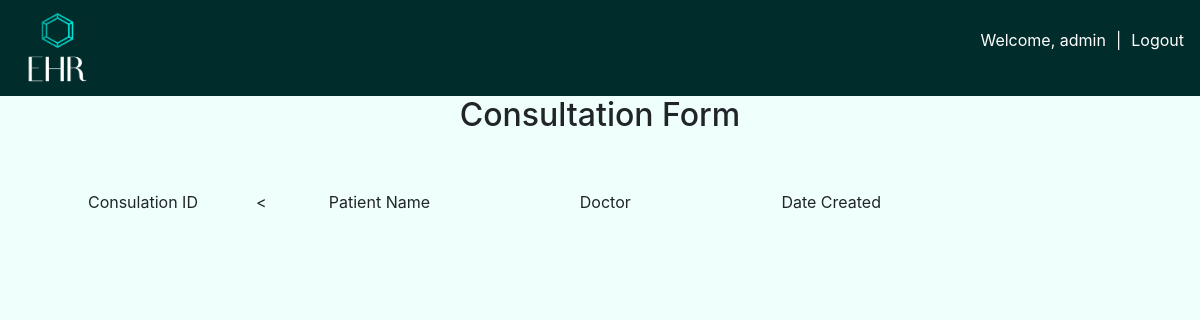
Before: /PatConsult_forms/ (signed in) with the older database file.
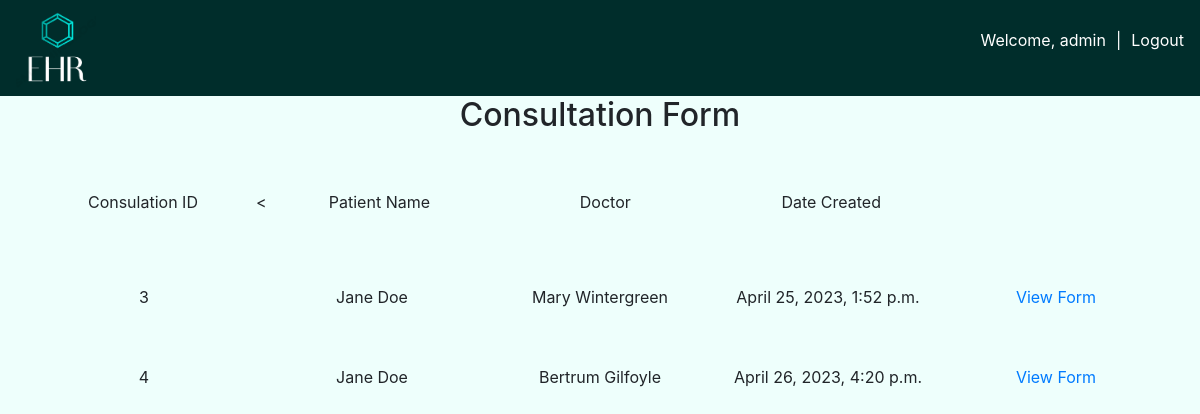
After: the same page with the newer database file.
### app/models.py (models this page shows, shortened)
class Consultations(models.Model):
    patient = models.ForeignKey(Patients, on_delete=models.CASCADE)
    doctor = models.CharField(max_length=255)
    blood_pressure = models.CharField(max_length=255)
    temperature = models.CharField(max_length=255)
    weight = models.CharField(max_length=255)
    height = models.CharField(max_length=255)
    visual_exam = models.TextField(blank=True)
    physical_exam = models.TextField(blank=True)
    other_notes = models.TextField(blank=True)
    symptoms = models.TextField(blank=True)
    diagnosis = models.TextField(blank=True)
    date_created = models.DateTimeField(auto_now_add=True)

class Patients(models.Model):
    SEX_CHOICES = [
        ('M', 'Male'),
        ('F', 'Female'),
        ('O', 'Other')
    ]
    BLOOD_TYPE_CHOICES = [
        ('A+', 'A+'),
        ('A-', 'A-'),
        ('B+', 'B+'),
        ('B-', 'B-'),
        ('AB+', 'AB+'),
        ('AB-', 'AB-'),
        ('O+', 'O+'),
        ('O-', 'O-')
        ]
    name = models.CharField(max_length=255)
    sex = models.CharField(max_length=1, choices=SEX_CHOICES)
    email = models.EmailField()
    phone = models.CharField(max_length=20)
    date_of_birth = models.DateField()
    nationality = models.CharField(max_length=255)
    blood_group = models.CharField(max_length=3,choices=BLOOD_TYPE_CHOICES)
    allergies = models.TextField(blank=True)
    Medical_Surgical_History = models.TextField(blank=True)
    def __str__(self):
        return f"{self.name}"

### app/views.py (the view)
# urls.py: path('PatConsult_forms/',views.consultation_list,name='consultations_list'),
def consultation_list(request):
    consForms = Consultations.objects.all()
    context= {'Consultations':consForms}
    return render(request,"app/PatconsultationForms_List.html",context)

### app/templates/app/PatconsultationForms_List.html
{% extends 'index.html' %}
{% block content %}
<div class="container">
    <h2>Consultation Form</h2>
    <div class="row">
        <div class="col">
            <p>Consulation ID</p>
        </div>
        <<div class="col">
            <p>Patient Name</p>
        </div>
        <div class="col">
            <p>Doctor</p>
        </div>
        <div class="col">
            <p>Date Created</p>
        </div>
        <div class="col">
        </div>
    </div>
    {% for form in Consultations %}
    <div class="row">
        <div class=col>
            {{form.id}}
        </div>
        <div class="col">
            {{form.patient}}
        </div>
        <div class="col">
            {{form.doctor}}
        </div>
        <div class="col">
            {{form.date_created}}
        </div>
        <div class="col">
            <a href="{% url 'consultation_detail' form.id %}">View Form</a>
        </div>
    </div>
    {% endfor %}
</div>
{% endblock content %}

Changed rows visible on the page:
added Consultations: id "3", patient "Jane Doe", doctor "Mary Wintergreen", date_created "April 25, 2023, 1:52 p.m."
added Consultations: id "4", patient "Jane Doe", doctor "Bertrum Gilfoyle", date_created "April 26, 2023, 4:20 p.m."
